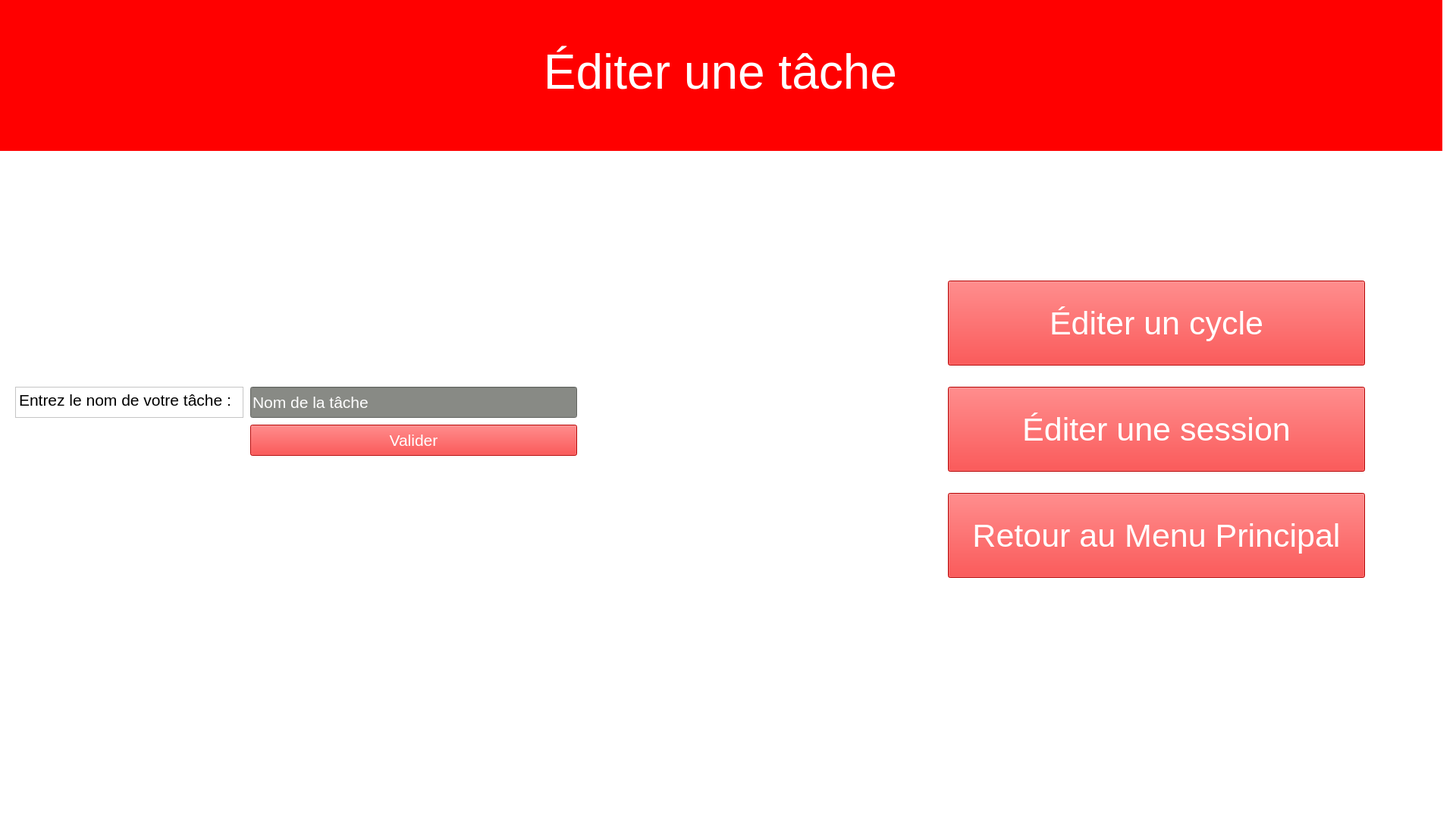
<?xml version="1.0" encoding="UTF-8"?>
<ui version="4.0">
 <class>Form</class>
 <widget class="QWidget" name="Form">
  <property name="geometry">
   <rect>
    <x>0</x>
    <y>0</y>
    <width>1920</width>
    <height>1080</height>
   </rect>
  </property>
  <property name="windowTitle">
   <string>Form</string>
  </property>
  <property name="styleSheet">
   <string notr="true">background-color: rgb(255, 255, 255);</string>
  </property>
  <widget class="QStackedWidget" name="stackedWidget">
   <property name="geometry">
    <rect>
     <x>0</x>
     <y>0</y>
     <width>1902</width>
     <height>1062</height>
    </rect>
   </property>
   <property name="autoFillBackground">
    <bool>false</bool>
   </property>
   <property name="styleSheet">
    <string notr="true"/>
   </property>
   <widget class="QWidget" name="page">
    <widget class="QLabel" name="labelTitre">
     <property name="geometry">
      <rect>
       <x>-10</x>
       <y>-10</y>
       <width>1920</width>
       <height>209</height>
      </rect>
     </property>
     <property name="font">
      <font>
       <pointsize>48</pointsize>
      </font>
     </property>
     <property name="styleSheet">
      <string notr="true">background-color: rgb(255, 0, 0);
color: rgb(255, 255, 255);</string>
     </property>
     <property name="text">
      <string>Éditer une tâche</string>
     </property>
     <property name="alignment">
      <set>Qt::AlignCenter</set>
     </property>
    </widget>
    <widget class="QTextEdit" name="textEdit">
     <property name="geometry">
      <rect>
       <x>20</x>
       <y>510</y>
       <width>301</width>
       <height>41</height>
      </rect>
     </property>
     <property name="font">
      <font>
       <kerning>false</kerning>
      </font>
     </property>
     <property name="acceptDrops">
      <bool>true</bool>
     </property>
     <property name="styleSheet">
      <string notr="true">background-color: rgb(255, 255, 255);
color: rgb(0, 0, 0);</string>
     </property>
     <property name="html">
      <string>&lt;!DOCTYPE HTML PUBLIC &quot;-//W3C//DTD HTML 4.0//EN&quot; &quot;http://www.w3.org/TR/REC-html40/strict.dtd&quot;&gt;
&lt;html&gt;&lt;head&gt;&lt;meta name=&quot;qrichtext&quot; content=&quot;1&quot; /&gt;&lt;style type=&quot;text/css&quot;&gt;
p, li { white-space: pre-wrap; }
&lt;/style&gt;&lt;/head&gt;&lt;body style=&quot; font-family:'Ubuntu'; font-size:11pt; font-weight:400; font-style:normal;&quot;&gt;
&lt;p style=&quot; margin-top:0px; margin-bottom:0px; margin-left:0px; margin-right:0px; -qt-block-indent:0; text-indent:0px;&quot;&gt;&lt;span style=&quot; font-size:16pt;&quot;&gt;Entrez le nom de votre tâche :&lt;/span&gt;&lt;/p&gt;&lt;/body&gt;&lt;/html&gt;</string>
     </property>
    </widget>
    <widget class="QLineEdit" name="nomTache">
     <property name="geometry">
      <rect>
       <x>330</x>
       <y>510</y>
       <width>431</width>
       <height>41</height>
      </rect>
     </property>
     <property name="font">
      <font>
       <pointsize>16</pointsize>
      </font>
     </property>
     <property name="styleSheet">
      <string notr="true">color: rgb(255, 255, 255);
background-color: rgb(136, 138, 133);</string>
     </property>
     <property name="text">
      <string>Nom de la tâche</string>
     </property>
    </widget>
    <widget class="QPushButton" name="validerNom">
     <property name="geometry">
      <rect>
       <x>330</x>
       <y>560</y>
       <width>431</width>
       <height>41</height>
      </rect>
     </property>
     <property name="font">
      <font>
       <pointsize>16</pointsize>
      </font>
     </property>
     <property name="styleSheet">
      <string notr="true">color: rgb(255, 255, 255);
background-color: rgb(255, 0, 0);</string>
     </property>
     <property name="text">
      <string>Valider</string>
     </property>
    </widget>
    <widget class="QPushButton" name="editerCycle">
     <property name="geometry">
      <rect>
       <x>1250</x>
       <y>370</y>
       <width>550</width>
       <height>112</height>
      </rect>
     </property>
     <property name="font">
      <font>
       <pointsize>32</pointsize>
      </font>
     </property>
     <property name="styleSheet">
      <string notr="true">color: rgb(255, 255, 255);
background-color: rgb(255, 0, 0);</string>
     </property>
     <property name="text">
      <string>Éditer un cycle</string>
     </property>
    </widget>
    <widget class="QPushButton" name="editerSession">
     <property name="geometry">
      <rect>
       <x>1250</x>
       <y>510</y>
       <width>550</width>
       <height>112</height>
      </rect>
     </property>
     <property name="font">
      <font>
       <pointsize>32</pointsize>
      </font>
     </property>
     <property name="styleSheet">
      <string notr="true">color: rgb(255, 255, 255);
background-color: rgb(255, 0, 0);</string>
     </property>
     <property name="text">
      <string>Éditer une session</string>
     </property>
    </widget>
    <widget class="QPushButton" name="menuPrincipal">
     <property name="geometry">
      <rect>
       <x>1250</x>
       <y>650</y>
       <width>550</width>
       <height>112</height>
      </rect>
     </property>
     <property name="font">
      <font>
       <pointsize>32</pointsize>
      </font>
     </property>
     <property name="styleSheet">
      <string notr="true">color: rgb(255, 255, 255);
background-color: rgb(255, 0, 0);</string>
     </property>
     <property name="text">
      <string>Retour au Menu Principal</string>
     </property>
    </widget>
   </widget>
   <widget class="QWidget" name="page_2"/>
  </widget>
 </widget>
 <resources/>
 <connections/>
</ui>
